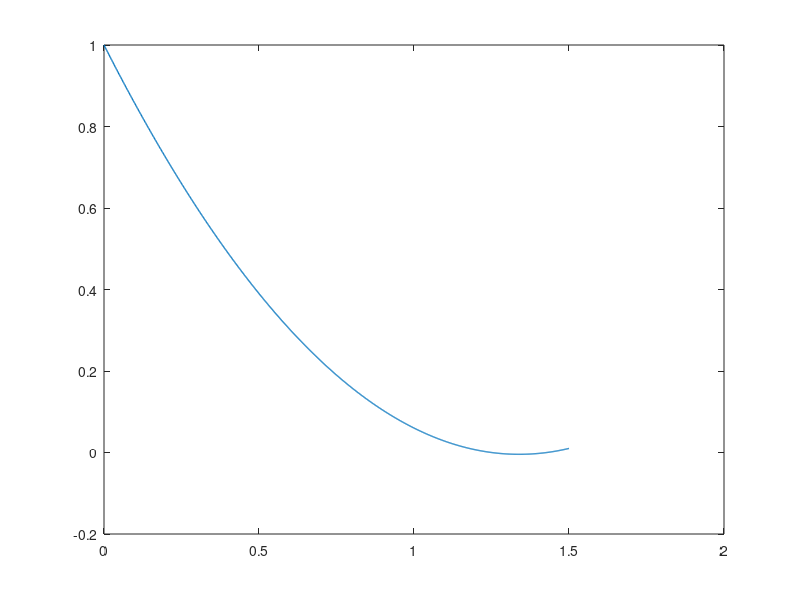

Source code (MATLAB): (Note: this script raises an error after producing the figure.)
%Script: example_ar2
% uncomment print2pdf to fprint to pdf using the print2pdf function.
clc;clear all;clf
%% parameter values
a1 = 1.5 ; a2 =-0.56;
xg = linspace(0,1.5,1000)';     % grid for plotting
aL = [1 -a1 -a2];               % lag polynomial
FN = 13;                        % font size for plots

%% lag polynomial roots
lag_roots = roots(fliplr(aL));  % roots of lag polynomial
plot(xg,polyval(fliplr(aL),xg),'Linewidth',1);hold on;
hline(0,'-k');vline(lag_roots(1),'--r');vline(lag_roots(2),'--r')
hold off;
ylim([-0.01 0.01]);
xlim([1 1.5]);
setplot([.4 .7], FN);
setytick(3)
%print2pdf('..\lectures\graphics\lag_roots')
fprintf(' Lag polynomial roots are: %2.2f %2.2f \n', lag_roots)

%% characteristic roots
F = [a1 a2;1 0];
char_roots = eig(F);
plot(xg,polyval(aL,xg),'Linewidth',1);hold on;
hline(0,'-k');vline(char_roots(1),'--r');vline(char_roots(2),'--r');
hold off;
ylim([-0.01 0.01])
xlim([.5 .9]);
setplot([.4 .7], FN);
setytick(3)
%print2pdf('..\lectures\graphics\char_roots')
fprintf(' Characteristic roots are: %2.2f %2.2f \n', char_roots)

%% plot theoretical acf and pacf
acf_out     = acf0(aL,1,50);
pacf_out    = pacf0(aL,1,50);
bar(acf_out(2:end)) ;xlim([0 50]);          % ACF
setplot([.4 .7], FN);
%print2pdf('..\lectures\graphics\acf_ar2')
bar(pacf_out(2:end));xlim([0 50]);          % PACF
setplot([.4 .7], FN);
%print2pdf('..\lectures\graphics\pacf_ar2')
